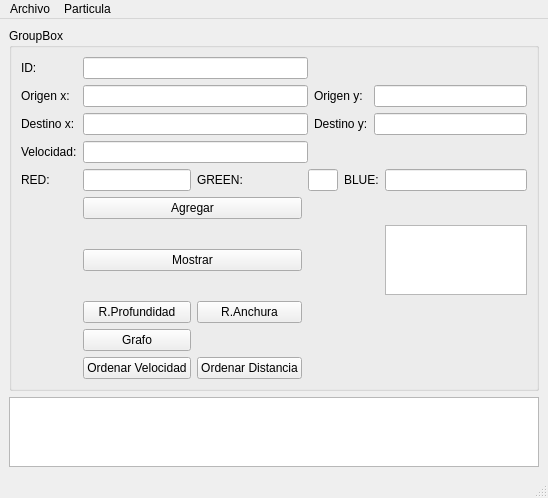
<?xml version="1.0" encoding="UTF-8"?>
<ui version="4.0">
 <class>MainWindow</class>
 <widget class="QMainWindow" name="MainWindow">
  <property name="geometry">
   <rect>
    <x>0</x>
    <y>0</y>
    <width>548</width>
    <height>484</height>
   </rect>
  </property>
  <property name="windowTitle">
   <string>MainWindow</string>
  </property>
  <widget class="QWidget" name="centralwidget">
   <layout class="QGridLayout" name="gridLayout">
    <item row="0" column="0">
     <widget class="QGroupBox" name="groupBox">
      <property name="title">
       <string>GroupBox</string>
      </property>
      <layout class="QGridLayout" name="gridLayout_2">
       <item row="8" column="1">
        <widget class="QPushButton" name="pushButton_5">
         <property name="text">
          <string>Grafo</string>
         </property>
        </widget>
       </item>
       <item row="6" column="1" colspan="2">
        <widget class="QPushButton" name="pushButton_2">
         <property name="text">
          <string>Mostrar</string>
         </property>
        </widget>
       </item>
       <item row="0" column="0">
        <widget class="QLabel" name="label">
         <property name="text">
          <string>ID:</string>
         </property>
        </widget>
       </item>
       <item row="0" column="1" colspan="3">
        <widget class="QLineEdit" name="lineEdit"/>
       </item>
       <item row="1" column="0">
        <widget class="QLabel" name="label_2">
         <property name="text">
          <string>Origen x:</string>
         </property>
        </widget>
       </item>
       <item row="1" column="1" colspan="3">
        <widget class="QLineEdit" name="lineEdit_2"/>
       </item>
       <item row="2" column="1" colspan="3">
        <widget class="QLineEdit" name="lineEdit_3"/>
       </item>
       <item row="2" column="0">
        <widget class="QLabel" name="label_3">
         <property name="text">
          <string>Destino x:</string>
         </property>
        </widget>
       </item>
       <item row="3" column="1" colspan="3">
        <widget class="QLineEdit" name="lineEdit_4"/>
       </item>
       <item row="1" column="4" colspan="2">
        <widget class="QLabel" name="label_6">
         <property name="text">
          <string>Origen y:</string>
         </property>
        </widget>
       </item>
       <item row="1" column="6" colspan="2">
        <widget class="QLineEdit" name="lineEdit_6"/>
       </item>
       <item row="2" column="4" colspan="2">
        <widget class="QLabel" name="label_7">
         <property name="text">
          <string>Destino y:</string>
         </property>
        </widget>
       </item>
       <item row="4" column="0">
        <widget class="QLabel" name="label_5">
         <property name="text">
          <string>RED:</string>
         </property>
        </widget>
       </item>
       <item row="3" column="0">
        <widget class="QLabel" name="label_4">
         <property name="text">
          <string>Velocidad:</string>
         </property>
        </widget>
       </item>
       <item row="4" column="5" colspan="2">
        <widget class="QLabel" name="label_9">
         <property name="text">
          <string>BLUE:</string>
         </property>
        </widget>
       </item>
       <item row="2" column="6" colspan="2">
        <widget class="QLineEdit" name="lineEdit_7"/>
       </item>
       <item row="5" column="1" colspan="2">
        <widget class="QPushButton" name="pushButton">
         <property name="text">
          <string>Agregar</string>
         </property>
        </widget>
       </item>
       <item row="6" column="7">
        <widget class="QPlainTextEdit" name="plainTextEdit"/>
       </item>
       <item row="4" column="1">
        <widget class="QLineEdit" name="lineEdit_5"/>
       </item>
       <item row="4" column="3" colspan="2">
        <widget class="QLineEdit" name="lineEdit_8"/>
       </item>
       <item row="11" column="1">
        <widget class="QPushButton" name="pushButton_3">
         <property name="text">
          <string>Ordenar Velocidad</string>
         </property>
        </widget>
       </item>
       <item row="4" column="2">
        <widget class="QLabel" name="label_8">
         <property name="text">
          <string>GREEN:</string>
         </property>
        </widget>
       </item>
       <item row="4" column="7">
        <widget class="QLineEdit" name="lineEdit_9"/>
       </item>
       <item row="11" column="2">
        <widget class="QPushButton" name="pushButton_4">
         <property name="text">
          <string>Ordenar Distancia</string>
         </property>
        </widget>
       </item>
       <item row="7" column="1">
        <widget class="QPushButton" name="pushButton_6">
         <property name="text">
          <string>R.Profundidad</string>
         </property>
        </widget>
       </item>
       <item row="7" column="2">
        <widget class="QPushButton" name="pushButton_7">
         <property name="text">
          <string>R.Anchura</string>
         </property>
        </widget>
       </item>
      </layout>
     </widget>
    </item>
    <item row="1" column="0">
     <widget class="QGraphicsView" name="graphicsView"/>
    </item>
   </layout>
  </widget>
  <widget class="QMenuBar" name="menubar">
   <property name="geometry">
    <rect>
     <x>0</x>
     <y>0</y>
     <width>548</width>
     <height>21</height>
    </rect>
   </property>
   <widget class="QMenu" name="menusds">
    <property name="title">
     <string>Archivo</string>
    </property>
    <addaction name="actionGuardar"/>
    <addaction name="actionAbrir_2"/>
   </widget>
   <widget class="QMenu" name="menuParticula">
    <property name="title">
     <string>Particula</string>
    </property>
    <addaction name="actionMostar"/>
    <addaction name="actionPuntos_Cercanos"/>
   </widget>
   <addaction name="menusds"/>
   <addaction name="menuParticula"/>
  </widget>
  <widget class="QStatusBar" name="statusbar"/>
  <action name="actionGuardar">
   <property name="text">
    <string>Guardar</string>
   </property>
   <property name="shortcut">
    <string>Ctrl+S</string>
   </property>
  </action>
  <action name="actionAbrir_2">
   <property name="text">
    <string>Abrir</string>
   </property>
   <property name="shortcut">
    <string>Ctrl+O</string>
   </property>
  </action>
  <action name="actionMostar">
   <property name="text">
    <string>Mostar</string>
   </property>
  </action>
  <action name="actionPuntos_Cercanos">
   <property name="text">
    <string>Puntos Cercanos</string>
   </property>
  </action>
 </widget>
 <resources/>
 <connections/>
</ui>
